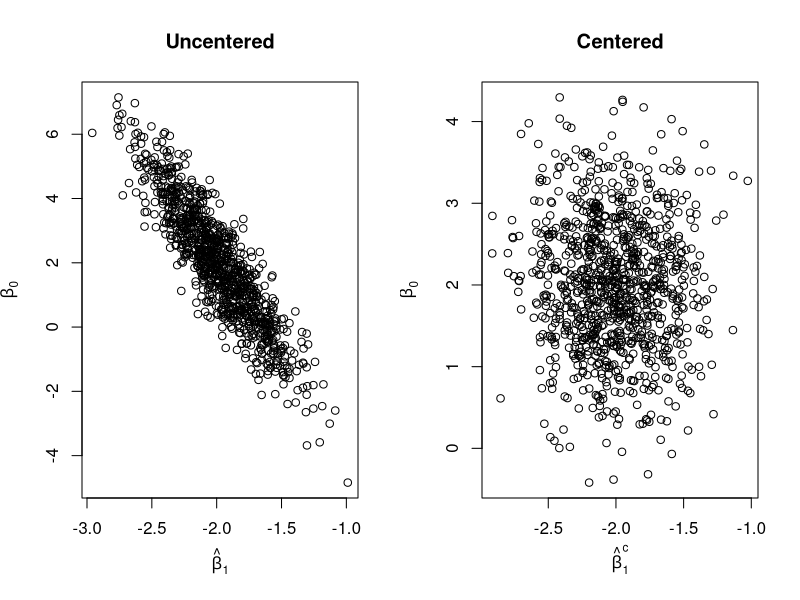

The R source for this figure:
## ---- chunk 1
#| include: false
set.seed(2112)
## ---- chunk 2
#| eval: true
#| echo: false
#| fig-height: 3
#| fig-width: 5

Sdotdot <- function(x, y) sum((x - mean(x)) * (y - mean(y)))

R <- 1000
b1s <- double(R)
b0s <- double(R)
b1cs <- double(R)
b0cs <- double(R)
n <- 25
x <- runif(n, 0, 10)
xc <- x - mean(x) # centered

for (i in 1:R) {
    y <- 2 - 2 * x + rnorm(25, 0, 4)
    b1 <- Sdotdot(x, y) / Sdotdot(x, x)
    b0 <- mean(y) - b1 * mean(x)
    b1s[i] <- b1
    b0s[i] <- b0

    # Centered
    y <- 2 - 2 * xc + rnorm(25, 0, 4)
    b1c <- Sdotdot(xc, y) / Sdotdot(xc, xc)
    b1cs[i] <- b1c
    b0c <- mean(y) - b1 * mean(xc)
    b0cs[i] <- b0c
}

par(mfrow = c(1,2))
plot(b1s, b0s, main = "Uncentered",
    xlab = expression(hat(beta)[1]),
    ylab = expression(hat(beta)[0]))
plot(b1cs, b0cs, main = "Centered",
    xlab = expression(hat(beta)[1]^c),
    ylab = expression(hat(beta)[0]^c))
## ---- chunk 3
#| label: standardize1
#| echo: true
x <- mtcars$wt
y <- mtcars$mpg
coef(lm(y ~ x))
## ---- chunk 4
#| label: standardize2
#| echo: true
# Standardize x:
x_prime <- (x - mean(x)) / sd(x)
coef(lm(y ~ x_prime))
## ---- chunk 5
#| echo: true
#| label: unstandardize
c(20.090625 - (-5.229338) * mean(x)/sd(x), -5.229338 / sd(x))
